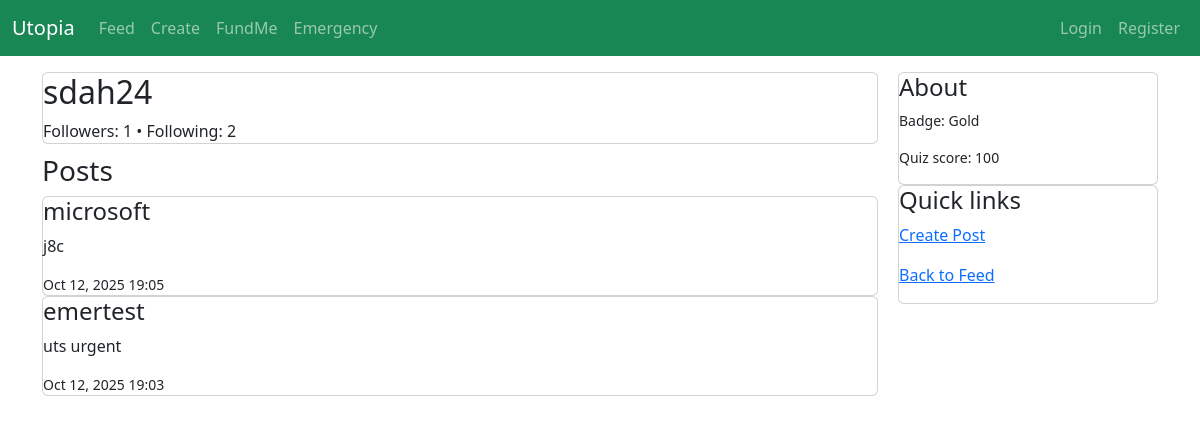
Before: /posts/profile/2/ with the older database file.
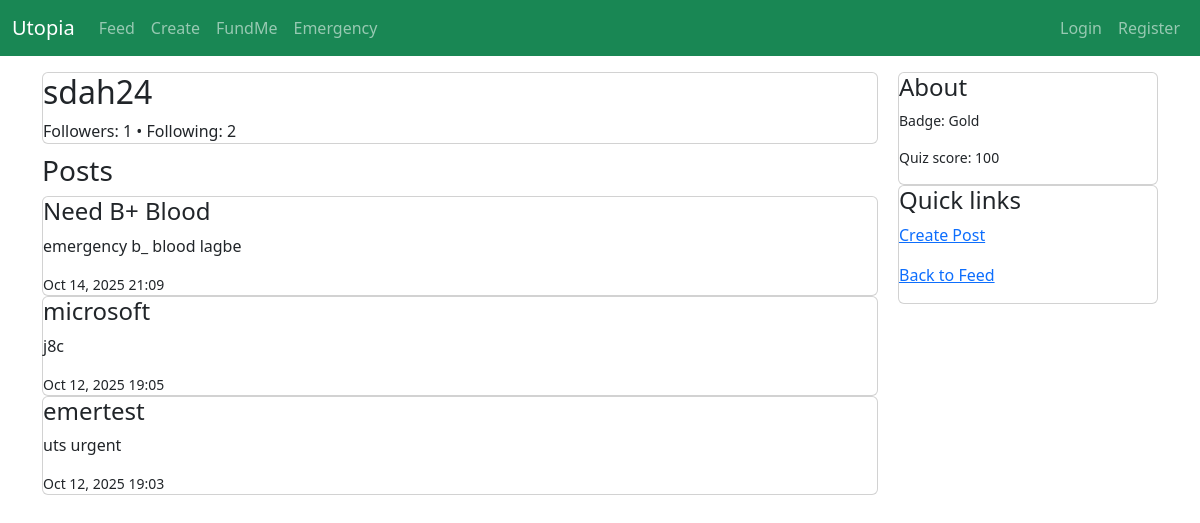
After: the same page with the newer database file.
### posts/models.py (models this page shows, shortened)
class Post(models.Model):
    profile = models.ForeignKey("accounts.Profile", on_delete=models.CASCADE, related_name="posts")
    title = models.CharField(max_length=200, blank=True)
    content = models.TextField(blank=True)
    image = models.ImageField(upload_to="posts/", blank=True, null=True)
    is_emergency = models.BooleanField(default=False)
    created_at = models.DateTimeField(default=timezone.now)
    updated_at = models.DateTimeField(auto_now=True)
    likes_count = models.IntegerField(default=0)
    class Meta:
        ordering = ["-created_at"]

### posts/views.py (the view)
# urls.py: path("profile/<int:profile_id>/", views.profile_posts, name="profile_posts"),
def profile_posts(request, profile_id):
    from accounts.models import Profile
    profile_user = get_object_or_404(Profile, pk=profile_id)
    posts = profile_user.posts.all().select_related("profile__user").prefetch_related("comments")
    is_following = False
    if request.user.is_authenticated and getattr(request.user, "profile", None):
        is_following = Follow.objects.filter(follower=request.user.profile, following=profile_user).exists()
    followers_count = Follow.objects.filter(following=profile_user).count()
    following_count = Follow.objects.filter(follower=profile_user).count()
    return render(request, "posts/profile_posts.html", {
        "profile_user": profile_user,
        "posts": posts,
        "is_following": is_following,
        "followers_count": followers_count,
        "following_count": following_count,
    })

### templates/posts/profile_posts.html (shortened to what this page needs)
{% extends "base.html" %}
{% block content %}
  <div style="display:flex;gap:20px">
    <section style="flex:1">
      <div class="card">
        <div style="display:flex;justify-content:space-between;align-items:center">
          <div>
            <h2>{{ profile_user.user.username }}</h2>
            <div class="muted">Followers: {{ followers_count }} • Following: {{ following_count }}</div>
          </div>
        </div>
      </div>
      <h3 style="margin-top:10px">Posts</h3>
      {% for post in posts %}
        <div class="card">
          {% if post.title %}<h4>{{ post.title }}</h4>{% endif %}
          <p>{{ post.content|linebreaksbr }}</p>
          <small class="muted">{{ post.created_at|date:"M d, Y H:i" }}</small>
        </div>
      {% empty %}
        <div class="card">No posts yet.</div>
      {% endfor %}
    </section>
    <aside style="width:260px">
      <div class="card">
        <h4>About</h4>
        <p class="small">Badge: {{ profile_user.badge }}</p>
        <p class="small">Quiz score: {{ profile_user.quiz_score }}</p>
      </div>
      <div class="card">
        <h4>Quick links</h4>
        <p><a href="{% url 'posts:create_post' %}">Create Post</a></p>
        <p><a href="{% url 'posts:feed' %}">Back to Feed</a></p>
      </div>
    </aside>
  </div>
{% endblock %}

Changed rows visible on the page:
added Post: title "Need B+ Blood", content "emergency b_ blood lagbe", created_at "Oct 14, 2025 21:09"
